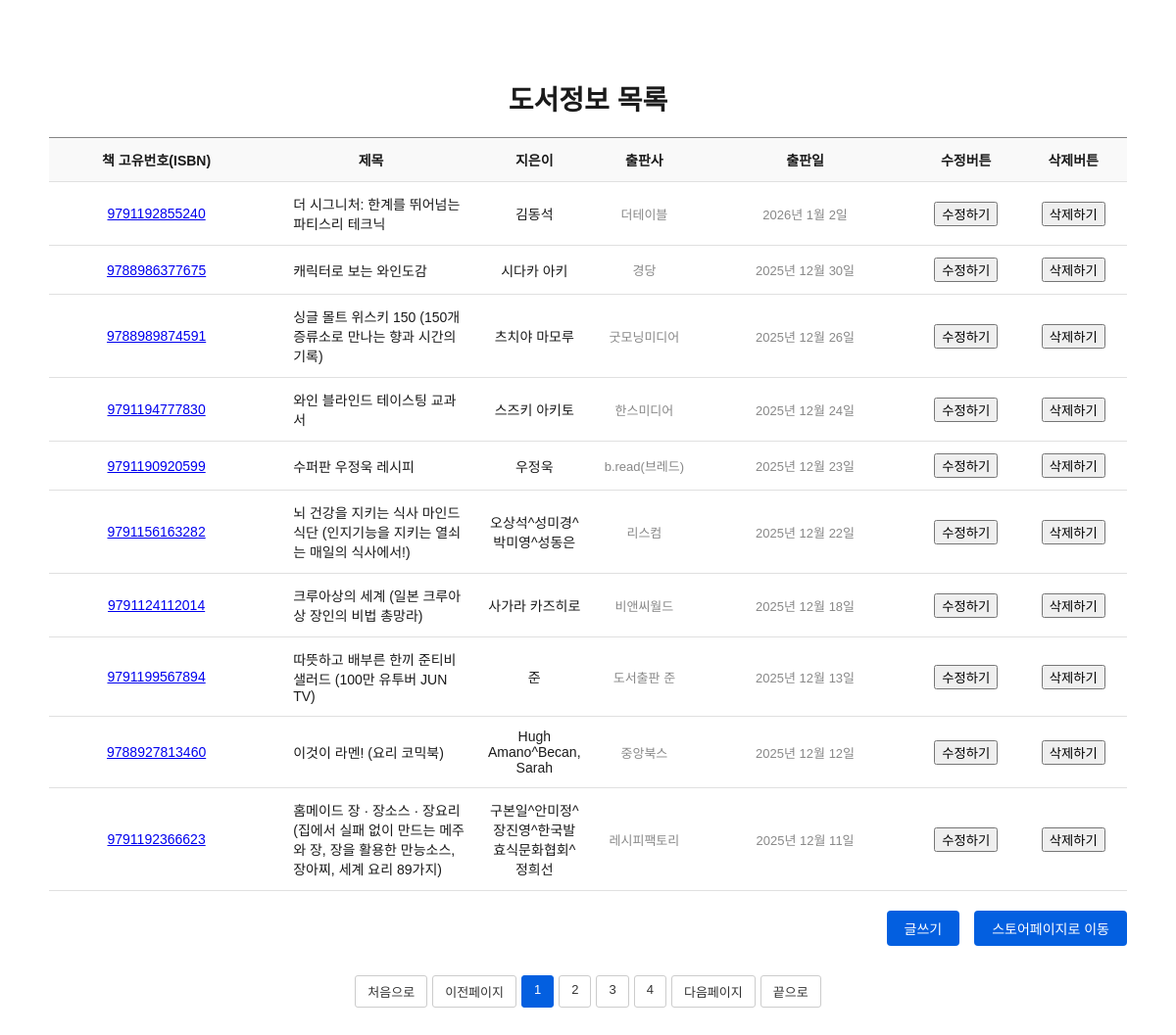
The page /Book_Manage/blist/ on the database its author committed.
### store/models.py (models this page shows, shortened)
class Book(models.Model):
    btitle = models.CharField(max_length=200, verbose_name="책 제목")
    bauthor = models.CharField(max_length=100, verbose_name="저자")
    bpublisher = models.CharField(max_length=100, verbose_name="출판사")
    bpubdate= models.DateField(verbose_name="출판일", null=True, blank=True)
    bprice = models.IntegerField(verbose_name="가격", null=True, blank=True)
    bimage = models.URLField(verbose_name="이미지", null=True, blank=True)
    blink = models.URLField(verbose_name="구매 링크", null=True, blank=True)
    bdescription = models.TextField(verbose_name="책 소개", null=True, blank=True)
    bhit = models.IntegerField(default=0, verbose_name="조회수")
    bisbn = models.CharField(max_length=50, unique=True, verbose_name="ISBN")
    created_at = models.DateTimeField(auto_now_add=True)

### Book_Manage/views.py (the view)
# urls.py: path('blist/', views.blist, name='blist'),
def blist(request):
    qs = Book.objects.all().order_by('-bpubdate','-created_at')
    paginator = Paginator(qs,10)  # 101 -> 11
    page = int(request.GET.get('page',1))
    list_qs = paginator.get_page(page) # 1page -> 게시글 10개를 전달
    context = {'list':list_qs,'page':page}
    return render(request,'Book_Manage/blist.html',context)

### Book_Manage/templates/Book_manage/blist.html (shortened to what this page needs)
<!DOCTYPE html>
<html lang="ko">
<head>
</head>
<body>
  <div class="board-container">
        <div class="board-title">도서정보 목록</div>
        <table class="board-table">
        <colgroup>
            <col width='20%'>
            <col width='20%'>
            <col width='10%'>
            <col width='10%'>
            <col width='20%'>
            <col width='10%'>
            <col width='10%'>
        </colgroup>
        <thead>
            <tr>
                <th>책 고유번호(ISBN)</th>
                <th>제목</th>
                <th>지은이</th>
                <th>출판사</th>
                <th>출판일</th>
                <th>수정버튼</th>
                <th>삭제버튼</th>
            </tr>
        </thead>
        <tbody>
            {% if list %}
            {% for b in list  %}
            <tr>
                <td><a href="/Book_Manage/bview/{{b.bisbn}}/">{{b.bisbn}}</a></td>
                <td class="title"><a href="/Book_Manage/bview/{{b.bisbn}}/">{{b.btitle}}</a></td>
                <td>{{b.bauthor}}</td>
                <td class="date">{{b.bpublisher}}</td>
                <td class="views">{{b.bpubdate}}</td>
                <td>
                    <button type="button" onclick="location.href='/Book_Manage/bupdate/{{b.bisbn}}/'">수정하기</button>
                </td>
                <td>
                    <button type="button" onclick="deleteBook('{{b.bisbn}}')">삭제하기</button>
                </td>
            </tr>
            {% endfor %}
            {% else %}
            <tr>
                <td colspan='6'>데이터가 없습니다.</td>
            </tr>
            {% endif %}
        </tbody>
        </table>
        <div class="write-box">
        <a href="/Book_Manage/bwrite/" class="write-btn">글쓰기</a>
        <a href="/store/slist/" class="slist-btn">스토어페이지로 이동</a>
        </div>
        <div class="board-footer" >
            <div class="pagination">
                {% if list.has_previous  %}
                <a href="/Book_Manage/blist/?page=1">처음으로</a>
                <a href="/Book_Manage/blist/?page={{list.previous_page_number}}">이전페이지</a>
                {% else %}
                <a>처음으로</a>
                <a>이전페이지</a>
                {% endif %}
                {% for p in list.paginator.page_range  %}
                {% if p >= list.number|add:'-3' and p <= list.number|add:'3' %}
                    {% if p == list.number %}
                        <a class="active">{{p}}</a>
                    {% else %}
                        <a href="/Book_Manage/blist/?page={{p}}">{{p}}</a>
                    {% endif %}
                {% endif %}
                {% endfor %}
                {% if list.has_next  %}
                <a href="/Book_Manage/blist/?page={{list.next_page_number}}">다음페이지</a>
                <a href="/Book_Manage/blist/?page={{list.paginator.num_pages}}">끝으로</a>
                {% else %}
                <a>다음페이지</a>
                <a>끝으로</a>
                {% endif %}
            </div>
        </div>
    </div>
</body>
</html>

### Book_Manage/templates/Book_manage/blist.html (style rules this page uses)
body { font-family: 'Arial', sans-serif; margin: 0; padding: 0; background: #fff; color: #1a1a1a; }
.board-container { max-width: 1100px; margin: 80px auto; padding: 0 20px; }
.board-title { font-size: 28px; font-weight: bold; margin-bottom: 20px; text-align: center; }
table.board-table { width: 100%; border-collapse: collapse; font-size: 14px; }
.board-table th, .board-table td { border-bottom: 1px solid #e0e0e0; padding: 12px 10px; text-align: center; }
.board-table th { background-color: #f9f9f9; font-weight: 600; border-top:1px solid #848484; }
.board-table td.title { text-align:left; padding-left:30px; }
.board-table td.title a { color: #1a1a1a; text-decoration: none; }
.board-table td.date, .board-table td.views { color: #888; font-size: 13px; }
.write-box { width: 100%; display: flex; justify-content: flex-end; margin-top: 20px; }
.write-btn { padding: 8px 18px; background-color: #035fe0; color: #fff; font-size: 14px; border-radius: 4px; text-decoration: none; }
.slist-btn { margin-left:15px; padding: 8px 18px; background-color: #035fe0; color: #fff; font-size: 14px; border-radius: 4px; text-decoration: none; }
.board-footer { width:100%; margin-top: 30px; display: flex; justify-content: center; align-items: center; flex-wrap: wrap; gap: 10px; }
.pagination { display: flex; gap: 5px; justify-content: center; }
.pagination a { padding: 6px 12px; text-decoration: none; border: 1px solid #ccc; color: #333; font-size: 13px; border-radius: 3px; }
.pagination a.active { background-color: #035fe0; color: white; border-color: #035fe0; }

### rows shown on the page
Book: bisbn "9791192855240", btitle "더 시그니처: 한계를 뛰어넘는 파티스리 테크닉", bauthor "김동석", bpublisher "더테이블", bpubdate "2026년 1월 2일"
Book: bisbn "9788986377675", btitle "캐릭터로 보는 와인도감", bauthor "시다카 아키", bpublisher "경당", bpubdate "2025년 12월 30일"
Book: bisbn "9788989874591", btitle "싱글 몰트 위스키 150 (150개 증류소로 만나는 향과 시간의 기록)", bauthor "츠치야 마모루", bpublisher "굿모닝미디어", bpubdate "2025년 12월 26일"
Book: bisbn "9791194777830", btitle "와인 블라인드 테이스팅 교과서", bauthor "스즈키 아키토", bpublisher "한스미디어", bpubdate "2025년 12월 24일"
Book: bisbn "9791190920599", btitle "수퍼판 우정욱 레시피", bauthor "우정욱", bpublisher "b.read(브레드)", bpubdate "2025년 12월 23일"
Book: bisbn "9791156163282", btitle "뇌 건강을 지키는 식사 마인드 식단 (인지기능을 지키는 열쇠는 매일의 식사에서!)", bauthor "오상석^성미경^박미영^성동은", bpublisher "리스컴", bpubdate "2025년 12월 22일"
Book: bisbn "9791124112014", btitle "크루아상의 세계 (일본 크루아상 장인의 비법 총망라)", bauthor "사가라 카즈히로", bpublisher "비앤씨월드", bpubdate "2025년 12월 18일"
Book: bisbn "9791199567894", btitle "따뜻하고 배부른 한끼 준티비 샐러드 (100만 유투버 JUN TV)", bauthor "준", bpublisher "도서출판 준", bpubdate "2025년 12월 13일"
Book: bisbn "9788927813460", btitle "이것이 라멘! (요리 코믹북)", bauthor "Hugh Amano^Becan, Sarah", bpublisher "중앙북스", bpubdate "2025년 12월 12일"
Book: bisbn "9791192366623", btitle "홈메이드 장 · 장소스 · 장요리 (집에서 실패 없이 만드는 메주와 장, 장을 활용한 만능소스, 장아찌, 세계 요리 89가지)", bauthor "구본일^안미정^장진영^한국발효식문화협회^정희선", bpublisher "레시피팩토리", bpubdate "2025년 12월 11일"

### other values the page prints
{{ p }} "1"
{{ p }} "2" "3" "4"
